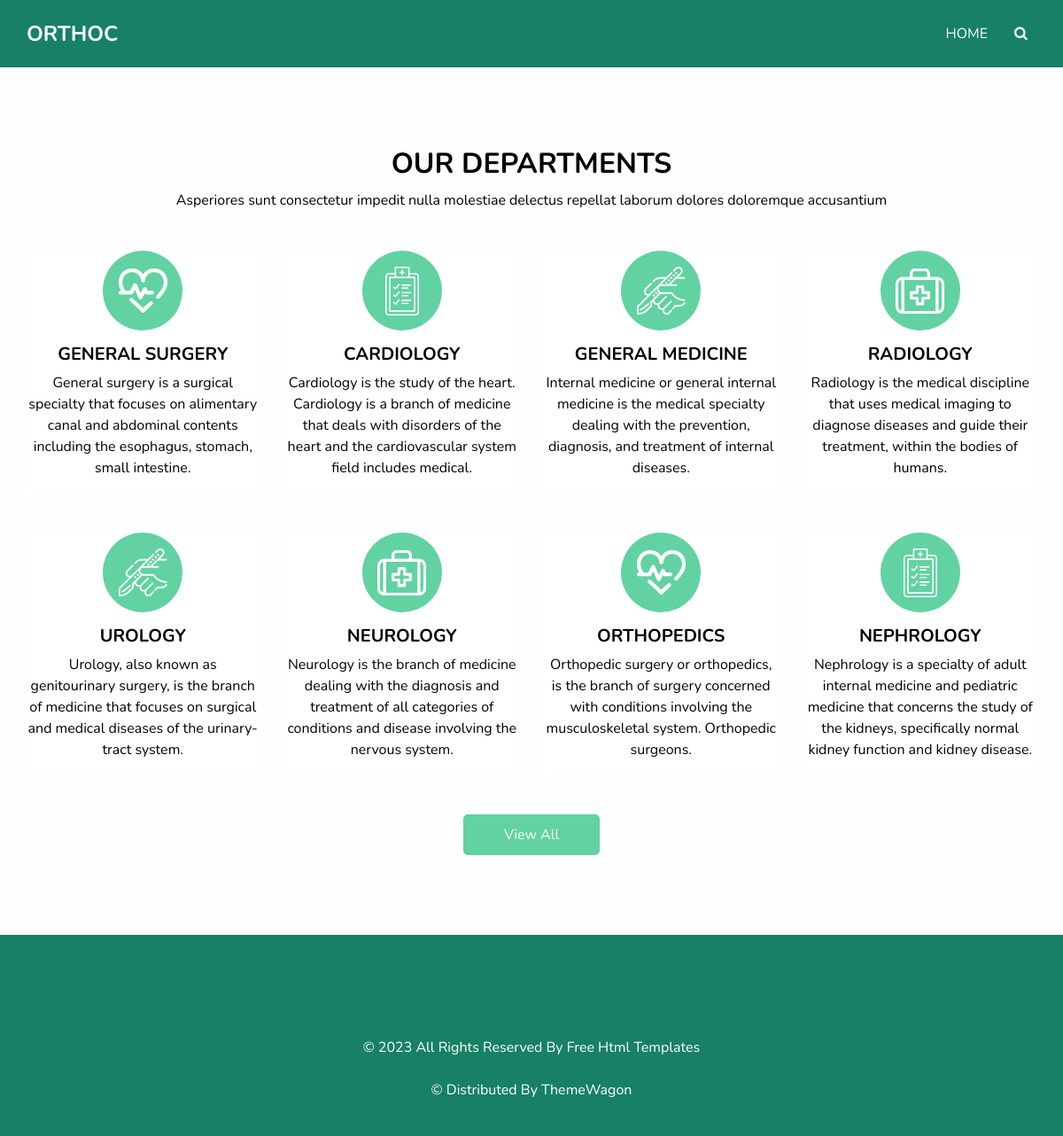
Screenshot of /departments/ with the database file from the repository.
### hospitalapp/models.py (models this page shows, shortened)
class Departments(models.Model):
    dep_img = models.ImageField(upload_to='images')
    dep_name = models.CharField(max_length=100)
    dep_desc = models.TextField()

### hospitalapp/views.py (the view)
# urls.py: path('departments/', views.departments, name='departments'),
def departments(request):
    obj = Departments.objects.all()
    return render(request, 'departments.html', {'result': obj})

### templates/departments.html (shortened to what this page needs)
{% load static %}
<!DOCTYPE html>
<html>
<head>
  <link rel="stylesheet" type="text/css" href="{% static 'css/bootstrap.css' %}" />
  <link rel="stylesheet" type="text/css" href="{% static 'https://cdnjs.cloudflare.com/ajax/libs/OwlCarousel2/2.3.4/assets/owl.carousel.min.css' %}" />
  <link href="{% static 'css/font-awesome.min.css' %}" rel="stylesheet" />
  <link href="{% static 'css/style.css' %}" rel="stylesheet" />
  <link href="{% static 'css/responsive.css' %}" rel="stylesheet" />
</head>
<body class="sub_page">
  <div class="hero_area">
    <header class="header_section">
      <div class="container">
        <nav class="navbar navbar-expand-lg custom_nav-container ">
          <a class="navbar-brand" href="index.html">
            <span>
              Orthoc
            </span>
          </a>
          <div class="collapse navbar-collapse" id="navbarSupportedContent">
            <ul class="navbar-nav">
              <li class="nav-item">
                <a class="nav-link" href="{% url 'home' %}">Home </a>
              </li>
              <form class="form-inline">
                <button class="btn  my-2 my-sm-0 nav_search-btn" type="submit">
                  <i class="fa fa-search" aria-hidden="true"></i>
                </button>
              </form>
            </ul>
          </div>
        </nav>
      </div>
    </header>
  </div>
  <section class="department_section layout_padding">
    <div class="department_container">
      <div class="container ">
        <div class="heading_container heading_center">
          <h2>
            Our Departments
          </h2>
          <p>
            Asperiores sunt consectetur impedit nulla molestiae delectus repellat laborum dolores doloremque accusantium
          </p>
        </div>
        <div class="row">
          {% for i in result %}
          <div class="col-md-3">
            <div class="box ">
              <div class="img-box">
                <img src="{{i.dep_img.url}}" alt="">
              </div>
              <div class="detail-box">
                <h5>
                  {{i.dep_name}}
                </h5>
                <p>
                  {{i.dep_desc}}
                </p>
              </div>
            </div>
          </div>
          {% endfor %}
        </div>
        <div class="btn-box">
          <a href="">
            View All
          </a>
        </div>
      </div>
    </div>
  </section>
  <footer class="footer_section">
    <div class="container">
      <div class="row">
      </div>
      <div class="footer-info">
        <p>
          &copy; <span id="displayYear"></span> All Rights Reserved By
          <a href="https://html.design/">Free Html Templates<br><br></a>
            &copy;  Distributed By
            <a href="https://themewagon.com/">ThemeWagon</a>
        </p>
      </div>
    </div>
  </footer>
</body>
</html>

### static/css/style.css (style rules this page uses)
body { font-family: 'Nunito', sans-serif; color: #000000; background-color: #fefefe; overflow-x: hidden; }
.layout_padding { padding: 90px 0; }
.heading_container { display: -webkit-box; display: -ms-flexbox; display: flex; -webkit-box-orient: vertical; -webkit-box-direction: normal; -ms-flex-direction: column; flex-direction: column; -webkit-box-align: start; -ms-flex-align: start; align-items: flex-start; }
.heading_container h2 { position: relative; font-weight: bold; margin-bottom: 0; text-transform: uppercase; }
.heading_container p { margin-top: 10px; margin-bottom: 0; }
.heading_container.heading_center { -webkit-box-align: center; -ms-flex-align: center; align-items: center; text-align: center; }
a, a:hover, a:focus { text-decoration: none; }
.btn, .btn:focus { outline: none !important; -webkit-box-shadow: none; box-shadow: none; }
.hero_area { position: relative; min-height: 100vh; display: -webkit-box; display: -ms-flexbox; display: flex; -webkit-box-orient: vertical; -webkit-box-direction: normal; -ms-flex-direction: column; flex-direction: column; }
.sub_page .hero_area { min-height: auto; background-color: #178066; }
.header_section { padding: 15px 0; }
.navbar-brand span { font-weight: bold; font-size: 24px; color: #ffffff; text-transform: uppercase; }
.custom_nav-container { padding: 0; }
.custom_nav-container .navbar-nav { margin-left: auto; }
.custom_nav-container .navbar-nav .nav-item .nav-link { padding: 5px 20px; color: #ffffff; text-align: center; text-transform: uppercase; border-radius: 5px; -webkit-transition: all 0.3s; transition: all 0.3s; }
.custom_nav-container .nav_search-btn { width: 35px; height: 35px; padding: 0; border: none; color: #ffffff; }
.department_section { position: relative; }
.department_section .box { display: -webkit-box; display: -ms-flexbox; display: flex; -webkit-box-orient: vertical; -webkit-box-direction: normal; -ms-flex-direction: column; flex-direction: column; -webkit-box-align: center; -ms-flex-align: center; align-items: center; margin-top: 45px; background-color: #ffffff; border-radius: 5px; text-align: center; }
.department_section .box .img-box { width: 90px; height: 90px; margin-bottom: 15px; background-color: #62d2a2; border-radius: 100%; display: -webkit-box; display: -ms-flexbox; display: flex; -webkit-box-pack: center; -ms-flex-pack: center; justify-content: center; -webkit-box-align: center; -ms-flex-align: center; align-items: center; }
.department_section .box .img-box img { max-width: 55px; max-height: 55px; -webkit-transition: all 0.3s; transition: all 0.3s; }
.department_section .box .detail-box h5 { font-weight: bold; text-transform: uppercase; }
.department_section .btn-box { display: -webkit-box; display: -ms-flexbox; display: flex; -webkit-box-pack: center; -ms-flex-pack: center; justify-content: center; margin-top: 45px; }
.department_section .btn-box a { display: inline-block; padding: 10px 45px; background-color: #62d2a2; color: #ffffff; border-radius: 5px; -webkit-transition: all 0.3s; transition: all 0.3s; border: 1px solid #62d2a2; }
.footer_section { background: #178066; color: #ffffff; padding: 60px 0 15px 0; position: relative; }
.footer_section .footer-info { text-align: center; }
.footer_section .footer-info p { color: #ffffff; padding: 25px 0; margin: 0; }
.footer_section .footer-info p a { color: inherit; }

### static/css/responsive.css (style rules this page uses)
@media (min-width: 1200px) { .container { max-width: 1170px; } }

### rows the page displays
Departments: dep_img (picture), dep_name "GENERAL SURGERY", dep_desc "General surgery is a surgical specialty that focuses on alimentary canal and abdominal contents including the esophagus, stomach, small intestine."
Departments: dep_img (picture), dep_name "CARDIOLOGY", dep_desc "Cardiology is the study of the heart. Cardiology is a branch of medicine that deals with disorders of the heart and the cardiovascular system field includes medical."
Departments: dep_img (picture), dep_name "GENERAL MEDICINE", dep_desc "Internal medicine or general internal medicine is the medical specialty dealing with the prevention, diagnosis, and treatment of internal diseases."
Departments: dep_img (picture), dep_name "RADIOLOGY", dep_desc "Radiology is the medical discipline that uses medical imaging to diagnose diseases and guide their treatment, within the bodies of humans."
Departments: dep_img (picture), dep_name "UROLOGY", dep_desc "Urology, also known as genitourinary surgery, is the branch of medicine that focuses on surgical and medical diseases of the urinary-tract system."
Departments: dep_img (picture), dep_name "NEUROLOGY", dep_desc "Neurology is the branch of medicine dealing with the diagnosis and treatment of all categories of conditions and disease involving the nervous system."
Departments: dep_img (picture), dep_name "ORTHOPEDICS", dep_desc "Orthopedic surgery or orthopedics, is the branch of surgery concerned with conditions involving the musculoskeletal system. Orthopedic surgeons."
Departments: dep_img (picture), dep_name "NEPHROLOGY", dep_desc "Nephrology is a specialty of adult internal medicine and pediatric medicine that concerns the study of the kidneys, specifically normal kidney function and kidney disease."
